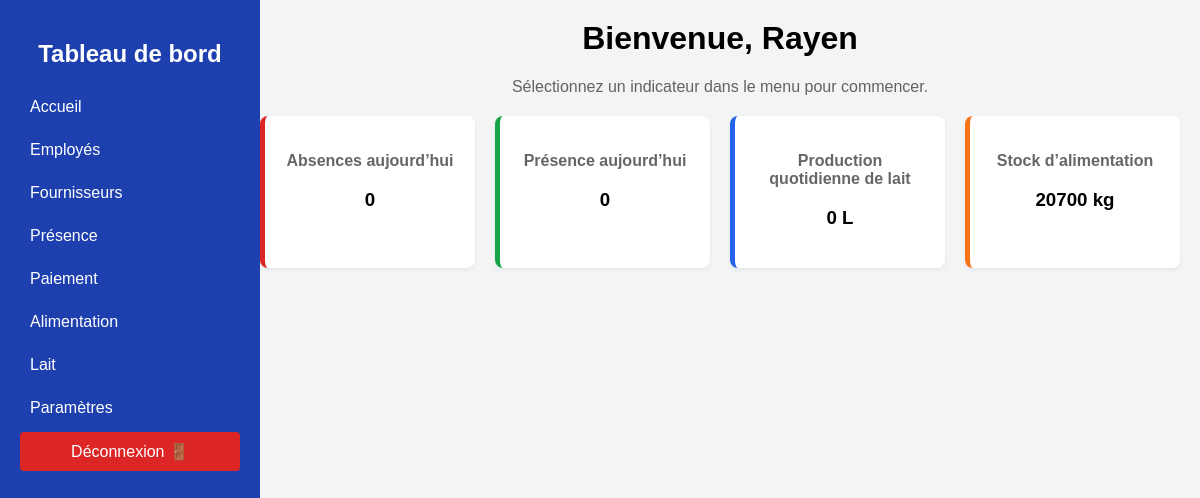
Screenshot of /dashboard.php (signed in) with the database file from the repository.
### tables this page shows
CREATE TABLE IF NOT EXISTS `user` (
  `id` int NOT NULL AUTO_INCREMENT,
  `login` varchar(50) NOT NULL,
  `mdp` varchar(100) NOT NULL,
  `username` varchar(255) NOT NULL,
  `pref_lang` varchar(10) NOT NULL,
  `pref_dark` tinyint NOT NULL,
  PRIMARY KEY (`id`)
);

### dashboard.php (the view, shortened to what this page needs)
<?php
include('config.php');
$lang = $_SESSION['lang'] ?? 'fr';
$dark_mode = $_SESSION['dark_mode'] ?? false;
$user_id = $_SESSION['user_id'] ?? 0;
$username = "Utilisateur";
if ($user_id) {
    $result = $conn->query("SELECT login FROM user WHERE id=" . intval($user_id));
    if ($result && $row = $result->fetch_assoc()) $username = $row['login'];
}
$texts = [
    'fr' => [
        'title' => 'Tableau de bord',
        'welcome' => "Bienvenue, $username",
        'home' => 'Accueil',
        'employees' => 'Employés',
        'presence' => 'Présence',
        'payroll' => 'Paiement',
        'feed' => 'Alimentation',
        'milk' => 'Lait',
        'settings' => 'Paramètres',
        'logout' => 'Déconnexion 🚪',
        'welcome_msg' => 'Sélectionnez un indicateur dans le menu pour commencer.',
        'milk_production' => 'Production quotidienne de lait',
        'feed_stock' => 'Stock d’alimentation',
        'presence_today' => 'Présence aujourd’hui',
        'absence_today' => 'Absences aujourd’hui',
        'dark_mode' => 'Mode Sombre',
        'light_mode' => 'Mode Clair',
    ],
    'ar' => [
        'title' => 'لوحة التحكم',
        'welcome' => "مرحبًا، $username",
        'home' => 'الرئيسية',
        'employees' => 'الموظفون',
        'presence' => 'الحضور',
        'payroll' => 'الرواتب',
        'feed' => 'العلف',
        'milk' => 'الحليب',
        'settings' => 'الإعدادات',
        'logout' => 'تسجيل الخروج',
        'welcome_msg' => 'اختر قسمًا من القائمة للبدء.',
        'milk_production' => 'إنتاج الحليب اليومي',
        'feed_stock' => 'مخزون العلف',
        'presence_today' => 'الحضور اليوم',
        'absence_today' => 'الغياب اليوم',
        'dark_mode' => 'الوضع الداكن',
        'light_mode' => 'الوضع الفاتح',
    ],
];
$text = $texts[$lang];
$today = date('Y-m-d');
$presence_today = $conn->query("SELECT COUNT(*) as total FROM presence WHERE date='$today' AND statut='Présent'")->fetch_assoc()['total'] ?? 0;
$absence_today  = $conn->query("SELECT COUNT(*) as total FROM presence WHERE date='$today' AND statut='Absent'")->fetch_assoc()['total'] ?? 0;
$milk_today = $conn->query("SELECT SUM(quantite) as total FROM lait WHERE date_lait='$today'")->fetch_assoc()['total'] ?? 0;
$feed_stock = $conn->query("SELECT SUM(quantite) as total FROM alimentation")->fetch_assoc()['total'] ?? 0;
?>
<!DOCTYPE html>
<html lang="<?= $lang ?>" dir="<?= $lang==='ar'?'rtl':'ltr' ?>">
<head>
</head>
<body class="<?= $dark_mode ? 'dark' : '' ?>" >
<aside class="sidebar">
  <h2><?= htmlspecialchars($text['title']) ?></h2>
  <nav>
    <a href="dashboard.php"><?= htmlspecialchars($text['home']) ?></a>
    <a href="employes.php"><?= htmlspecialchars($text['employees']) ?></a>
    <a href="fournisseur.php"><?= $lang === 'ar' ? 'الموردون' : 'Fournisseurs' ?></a>
    <a href="presence.php"><?= htmlspecialchars($text['presence']) ?></a>
    <a href="paiement.php"><?= htmlspecialchars($text['payroll']) ?></a>
    <a href="alimentation.php"><?= htmlspecialchars($text['feed']) ?></a>
    <a href="lait.php"><?= htmlspecialchars($text['milk']) ?></a>
    <a href="settings.php"><?= htmlspecialchars($text['settings']) ?></a>
    <a href="logout.php" class="logout"><?= htmlspecialchars($text['logout']) ?></a>
  </nav>
</aside>
<main class="main-content">
  <h1><?= htmlspecialchars($text['welcome']) ?></h1>
  <p><?= htmlspecialchars($text['welcome_msg']) ?></p>
  <div class="stats">
    <div class="card red">
      <p><?= htmlspecialchars($text['absence_today']) ?></p>
      <h3><?= intval($absence_today) ?></h3>
    </div>
    <div class="card green">
      <p><?= htmlspecialchars($text['presence_today']) ?></p>
      <h3><?= intval($presence_today) ?></h3>
    </div>
    <div class="card blue">
      <p><?= htmlspecialchars($text['milk_production']) ?></p>
      <h3><?= intval($milk_today) ?> L</h3>
    </div>
    <div class="card yellow">
      <p><?= htmlspecialchars($text['feed_stock']) ?></p>
      <h3><?= intval($feed_stock) ?> kg</h3>
    </div>
  </div>
</main>
</body>
</html>

### dashboard.php (style rules this page uses)
:root { --bg-color: #f3f4f6; --text-color: #000; --sidebar-bg: #1e40af; --card-bg: #ffffff; --link-hover: #2563eb; }
body { margin: 0; font-family: Arial, sans-serif; display: flex; background: var(--bg-color); color: var(--text-color); transition: background .25s, color .25s; }
.sidebar { width: 220px; background: var(--sidebar-bg); color: white; min-height: 100vh; padding: 20px; position: fixed; left: 0; top: 0; transition: background .25s; }
.sidebar h2 { text-align: center; margin-bottom: 20px; }
.sidebar nav a { display: block; padding: 10px; color: white; text-decoration: none; margin: 5px 0; border-radius: 4px; }
.logout { background: #dc2626; display: block; text-align: center; margin-top: 20px; padding: 10px; border-radius: 4px; }
.main-content { margin-left: 240px; flex: 1; padding: 20px; min-height: 100vh; transition: margin .2s; }
.stats { display: grid; grid-template-columns: repeat(auto-fit, minmax(200px, 1fr)); gap: 20px; margin-top: 20px; }
.card { background: var(--card-bg); padding: 20px; border-radius: 8px; text-align: center; font-weight: bold; box-shadow: 0 2px 4px rgba(0,0,0,0.06); transition: background .25s, color .25s; }
.card.red { border-left: 5px solid #dc2626; }
.card.green { border-left: 5px solid #16a34a; }
.card.blue { border-left: 5px solid #2563eb; }
.card.yellow { border-left: 5px solid #f97316; }
h1 { text-align: center; margin-top: 0; }
p { text-align: center; color: rgba(0,0,0,0.6); }

### rows the page displays
user: login "Tableau de bord", login "Accueil", login "Employés", login "Présence", login "Paiement", login "Alimentation", login "Lait", login "Paramètres", login "Déconnexion 🚪", login "Bienvenue, Rayen", login "Sélectionnez un indicateur dans le menu pour commencer.", login "Absences aujourd’hui", login "Présence aujourd’hui", login "Production quotidienne de lait", login "Stock d’alimentation"

### other values shown
$absence_today "0"
$presence_today "0"
$milk_today "0"
$feed_stock "20700"
